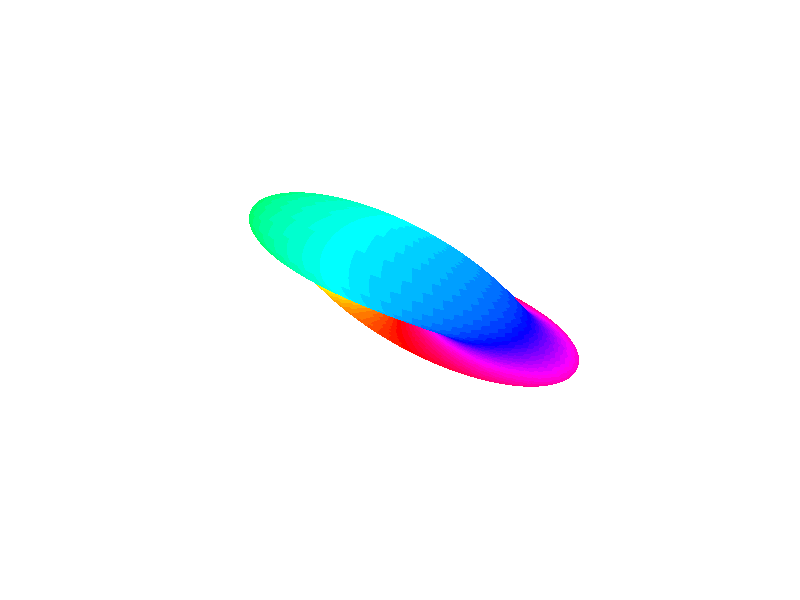

MATLAB code to generate this figure: (Note: this script raises an error after producing the figure.)
% Grid points
nx = 128;
ny = 128;

% Constants
q = 1.0;
p = 0.75;
c1 = -1;
n = 1;

% Spinor components
zetaP1 = (q+p)/(2*q)*sqrt((-p^2+q^2+2*c1*n*q)/(2*c1*n*q))*ones(nx, ny);
zeta0 = sqrt(((q^2-p^2)*(-p^2-q^2+2*c1*n*q))/(4*c1*n*q^3))*ones(nx, ny);
zetaM1 = (q-p)/(2*q)*sqrt((-p^2+q^2+2*c1*n*q)/(2*c1*n*q))*ones(nx, ny);

% discretize sphere surface
resolution = 100;
delta = pi/resolution;
theta = 0:delta:pi; % altitude
phi = 0:2*delta:2*pi; % azimuth
[phi,theta] = meshgrid(phi,theta);

% Spin-1 spherical harmonics
Y_1p1 = -0.5 * sqrt(3 / (2 * pi)) * exp(1i * phi).* sin(theta);
Y_1p0 = 0.5 * sqrt(3 / pi) * cos(theta);
Y_1m1 = 0.5 * sqrt(3 / (2 * pi)) * exp(-1i * phi).* sin(theta);

% Plot spherical harmonic
zsph = zetaP1(64, 64).* Y_1p1 ...
    + zeta0(64, 64).* Y_1p0 ...
    + zetaM1(64, 64).* Y_1m1;

scale = 1.0;
zsph = zsph * scale;
xx = abs(zsph).^2.*sin(theta).*cos(phi);
yy = abs(zsph).^2.*sin(theta).*sin(phi);
zz = abs(zsph).^2.*cos(theta);

h = surf(xx,yy,zz,angle(zsph));
set(h, 'LineStyle','none')
axis off;
colormap(hsv);
clim([-pi pi]);
camlight left
camlight right
lighting phong
daspect([1 1 1]);
view(-23, 30);
exportgraphics(gca, '../../gfx/ch-groundStateSymmetries/BA-spherical.pdf');
